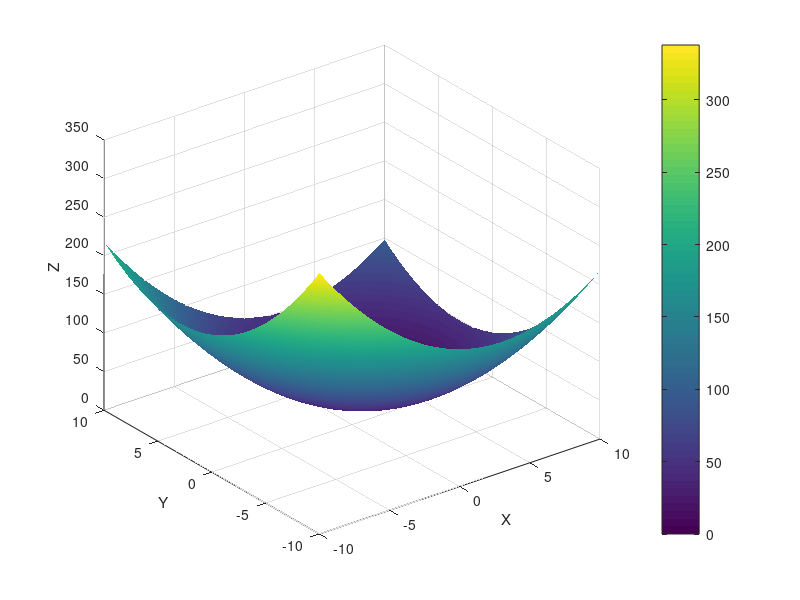

Source code (MATLAB): (Note: this script raises an error after producing the figure.)
clc;clear;close all force;

%faremos superficies no grafico

x = -10:0.1:10;
y = -10:0.1:10;
[X,Y]=meshgrid(x,y)
[X,Y]=ndgrid(x,y)

Z=(X-3).^2+(Y-3).^2
figure;
surf(X,Y,Z);
shading interp;
colorbar;
xlabel('X');
ylabel('Y');
zlabel('Z');

%fminsearch funcao para busca deminimo em multiplas variaveis

f=@(x) (x(1)-3).^2 +(x(2)-3).^2;
[x,fx]=fminsearch(f,[1 1]')
hold on;
plot3(x(1),x(2),fx,'o','r');